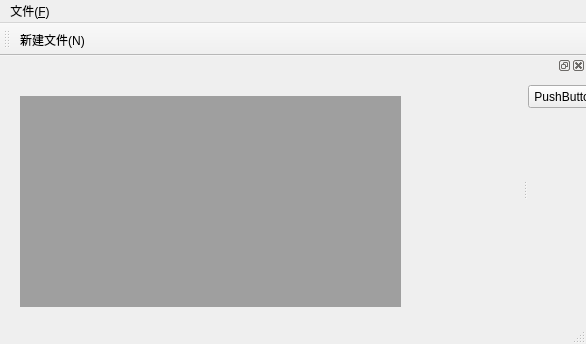
<?xml version="1.0" encoding="UTF-8"?>
<ui version="4.0">
 <class>MainWindow</class>
 <widget class="QMainWindow" name="MainWindow">
  <property name="geometry">
   <rect>
    <x>0</x>
    <y>0</y>
    <width>586</width>
    <height>344</height>
   </rect>
  </property>
  <property name="windowTitle">
   <string>MainWindow</string>
  </property>
  <widget class="QWidget" name="centralWidget">
   <widget class="QMdiArea" name="mdiArea">
    <property name="geometry">
     <rect>
      <x>20</x>
      <y>40</y>
      <width>381</width>
      <height>211</height>
     </rect>
    </property>
   </widget>
  </widget>
  <widget class="QMenuBar" name="menuBar">
   <property name="geometry">
    <rect>
     <x>0</x>
     <y>0</y>
     <width>586</width>
     <height>23</height>
    </rect>
   </property>
   <widget class="QMenu" name="menu">
    <property name="title">
     <string>文件(&amp;F)</string>
    </property>
    <addaction name="action_New"/>
    <addaction name="action_dock"/>
   </widget>
   <addaction name="menu"/>
  </widget>
  <widget class="QToolBar" name="mainToolBar">
   <attribute name="toolBarArea">
    <enum>TopToolBarArea</enum>
   </attribute>
   <attribute name="toolBarBreak">
    <bool>false</bool>
   </attribute>
   <addaction name="action_New"/>
  </widget>
  <widget class="QStatusBar" name="statusBar"/>
  <widget class="QDockWidget" name="dockWidget_4">
   <attribute name="dockWidgetArea">
    <number>2</number>
   </attribute>
   <widget class="QWidget" name="dockWidgetContents_4">
    <widget class="QPushButton" name="pushButton">
     <property name="geometry">
      <rect>
       <x>0</x>
       <y>10</y>
       <width>75</width>
       <height>23</height>
      </rect>
     </property>
     <property name="text">
      <string>PushButton</string>
     </property>
    </widget>
   </widget>
  </widget>
  <action name="action_New">
   <property name="icon">
    <iconset resource="myimage.qrc">
     <normaloff>:/myImage/images/new.png</normaloff>:/myImage/images/new.png</iconset>
   </property>
   <property name="text">
    <string>新建文件(&amp;N)</string>
   </property>
  </action>
  <action name="action_dock">
   <property name="text">
    <string>显示dock</string>
   </property>
  </action>
 </widget>
 <layoutdefault spacing="6" margin="11"/>
 <resources>
  <include location="myimage.qrc"/>
 </resources>
 <connections/>
</ui>
